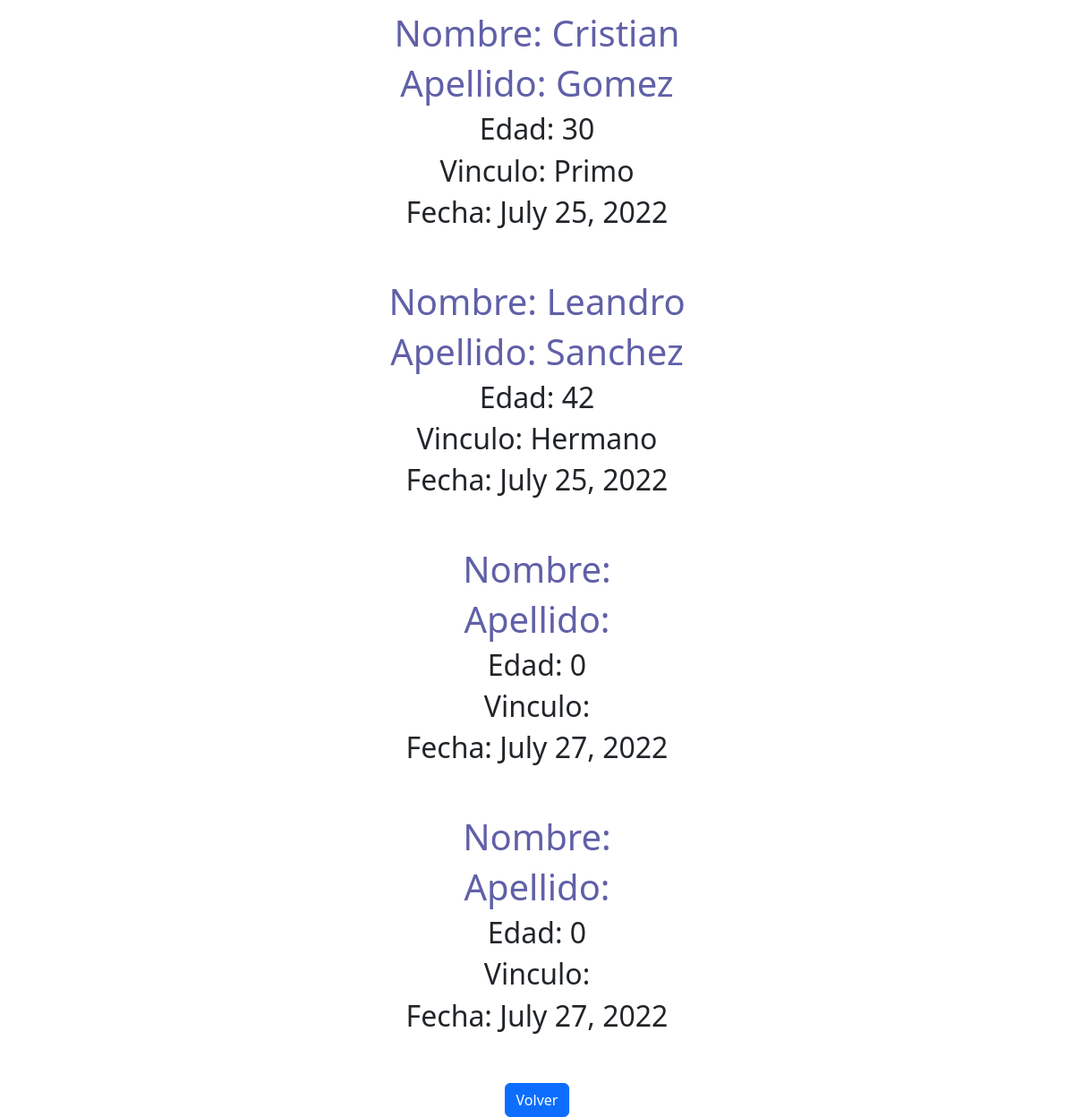
The page /lista/ (lower part) on the database as committed earlier.
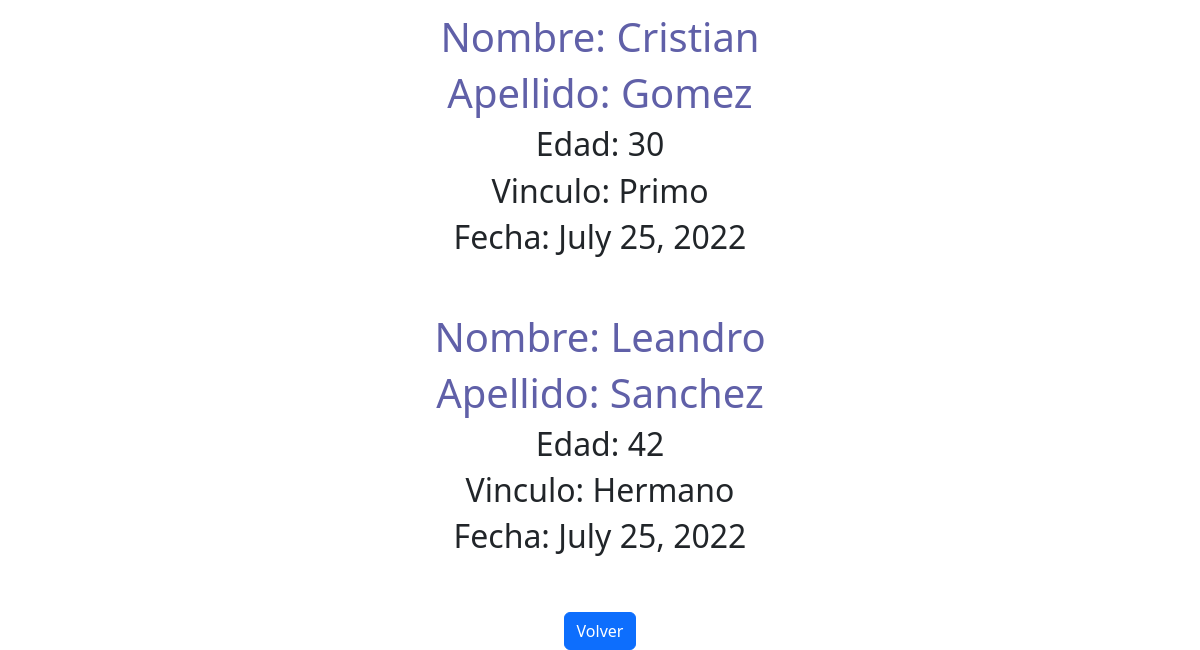
The same page on the database as committed later.
### personas/models.py (models this page shows)
class Persona(models.Model):
    name = models.CharField(max_length=40)
    last_name= models.CharField(max_length=40)
    parent=models.CharField(max_length=40)
    ages= models.IntegerField()
    date = models.DateField(auto_now_add=True)

### personas/views.py (the view)
# urls.py: path('lista/', list_person, name= "listar_personas")
def list_person(resquest):
    persons=Persona.objects.all()
    context={"persons": persons}
    return  render(resquest,"list.html",context=context)

### templates/list.html (shortened to what this page needs)
<!DOCTYPE html>
<html lang="en">
<head>
    <link href="https://cdn.jsdelivr.net/npm/bootstrap@5.2.0/dist/css/bootstrap.min.css" rel="stylesheet">
</head>
<body style="text-align: center">
    {% for person in persons %}
    <h1 style= "color: rgb(96, 96, 168) ;">Nombre: {{person.name}}</h1>
    <h1 style= "color: rgb(96, 96, 168) ;">Apellido: {{person.last_name}}</h1>
    <h2>Edad: {{person.ages}}</h2>
    <h2>Vinculo: {{person.parent}}</h2>
    <h2>Fecha: {{person.date}}</h2>
    <br>
    <br>
    {% endfor %}
    <a  href="http://127.0.0.1:8000/bienvenido/" type="button" class="btn btn-primary">Volver</a>
</body>
</html>

Rows that differ between the two databases and show on the page:
removed Persona: ages "0", date "July 27, 2022"
removed Persona: ages "0", date "July 27, 2022"
